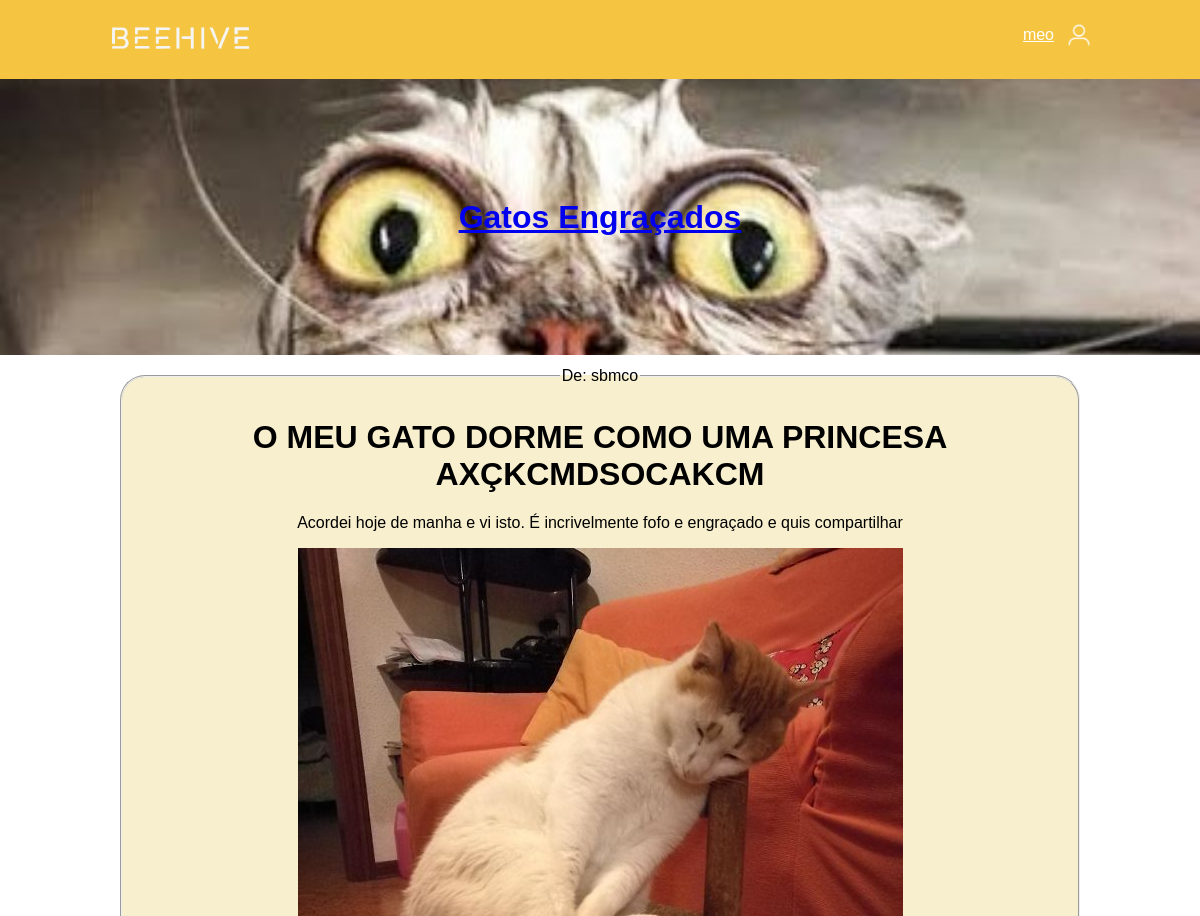
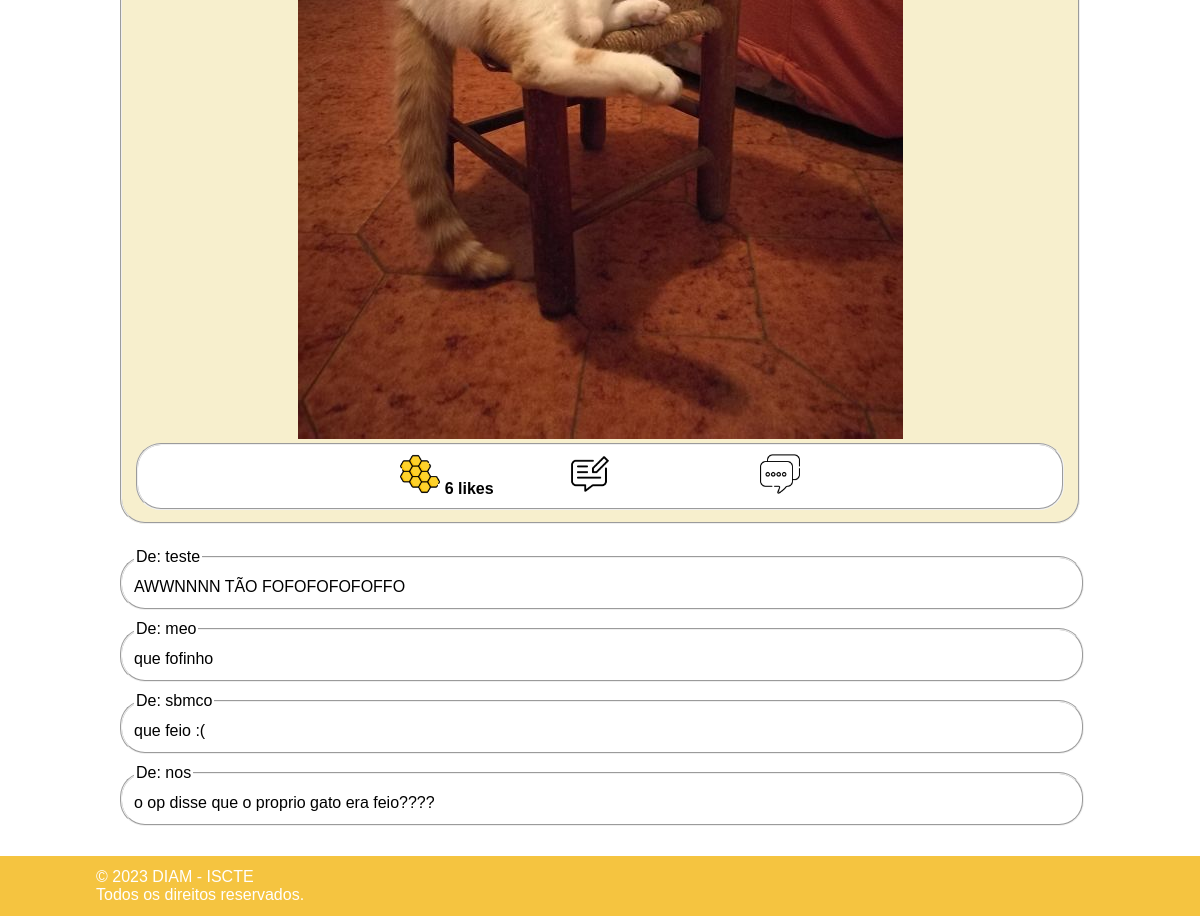
The page /beeHive/8/8 (signed in) on the database its author committed (2 pictures, top to bottom).
### topic/models.py (models this page shows)
class Topic(models.Model):
    title = models.CharField(max_length=50)
    description = models.TextField()
    banner = models.ImageField(upload_to='banner_topicos/', null=True, blank=True)
    created_at = models.DateTimeField(auto_now_add=True)
    admin = models.ForeignKey(User, on_delete=models.CASCADE)
    seguidores = models.IntegerField(default=0)

### post/models.py (models this page shows)
class Post(models.Model):
    topic = models.ForeignKey(Topic, on_delete=models.CASCADE, default=1)
    title = models.TextField(default="Sem título")
    content = models.TextField()
    image = models.ImageField(upload_to='images/', null=True, blank=True)
    autor = models.ForeignKey(User, on_delete=models.CASCADE)
    created_at = models.DateTimeField(auto_now_add=True)
    likes = models.IntegerField(default=0)

class Comment(models.Model):
    post = models.ForeignKey(Post, on_delete=models.CASCADE)
    content = models.TextField()
    autor = models.ForeignKey(User, on_delete=models.CASCADE)
    created_at = models.DateTimeField(auto_now_add=True)

### post/views.py (the view)
# urls.py: path("<int:topic_id>/<int:post_id>", views.post_page, name='post_page'),
def post_page(request, topic_id, post_id):
    post = get_object_or_404(Post, pk=post_id)
    topic = get_object_or_404(Topic, pk=topic_id)
    comments = Comment.objects.filter(post_id=post_id)
    context = {'topic': topic, 'post': post, 'comments': comments}
    if (request.user.is_authenticated):
        likes = Like.objects.filter(user=request.user, post=post)
        context = {'topic': topic, 'post': post, 'comments': comments, 'likes' : likes}
    return render(request, 'post/post_page.html', context)

### post/templates/post/Post_page.html (shortened to what this page needs)
{% extends "topic/hpage.html" %}
{% block content %}
    {% load static %}
    <link rel="stylesheet" type="text/css" href="{% static 'forum/style.css' %}"/>
    <fieldset id="id_post">
        <legend> De: {{ post.autor.username }}</legend>
        <h1>{{ post.title }}</h1>
        <p>{{ post.content }}</p>
        {% if post.image %}
            <img src="{{ post.image.url }}">
        {% endif %}
        <fieldset id="leg_post">
            {% if likes %}
                <a href="{% url 'post:dislike_post' topic.id post.id %}"><img src="{% static "forum/images/like_preenchido.png" %}" onclick="insereFoto(this)" id="interacao_dislike" style="cursor: pointer;"></a>
            {% else %}
                <a href="{% url 'post:like_post' topic.id post.id%}"><img src="{% static "forum/images/like.png" %}" onclick="removeFoto(this)" id="interacao_like" style="cursor: pointer" "></a>
            {% endif %}
            <h6 id="num_likes">{{ post.likes }} likes</h6>
            <img src="{% static "forum/images/escrever_comentario.png" %}" id="interacao_escrita">
            <a href="#comments"> <img src="{% static "forum/images/ver_comentarios.png" %}" id="interacao_ver"></a>
        </fieldset>
    </fieldset>
    <div id="comments">
        {% for comment in comments %}
            <fieldset id="comment">
                <legend> De: {{ comment.autor.username }}</legend>
                {{ comment.content }}
            </fieldset>
        {% endfor %}
    </div>
{% endblock %}

### topic/templates/topic/hpage.html (shortened to what this page needs)
<!DOCTYPE html>
<html lang="en">
<head>
    {% load static %}
    <link rel="stylesheet" type="text/css" href="{% static 'forum/style.css' %}"/>
</head>
<header id="topic_header">
    <a href="{% url 'forum:index' %}">
        <img src="{% static "forum/images/logo_branco.png" %}"  id="logo">
    </a>
    <div class="user_container">
        <span id="user_text">
             {% if user.is_authenticated %}
                 <a href="{% url 'forum:perfil' %}" id="login">{{ user.username }}</a>
             {% else %}
                 <a href="{% url 'forum:dologin' %}" id="login">Login/Registo</a>
             {% endif %}
        </span>
        <img src="{% static "forum/images/user.png" %}"  style="cursor:pointer;" id="user" >
    </div>
    {% block header %}
        {% if topic.banner %}
            <div id="topic_banner" style="background-image: url('{{ topic.banner.url }}');">
                <a href="{% url 'topic:hpage' topic.id %}" >
                    <h1 id="topic_title">
                        {{ topic.title }}
                    </h1>
                </a>
            </div>
        {% endif %}
    {% endblock %}
</header>
<body>
{% block content %}{% endblock %}
<br>
<br>
<br>
<br>
<br>
</body>
<footer>
    &copy; 2023 DIAM - ISCTE
    <br>Todos os direitos reservados.
</footer>
</html>

### forum/static/forum/style.css (style rules this page uses)
header { background-color: rgb(245,196,64); font-family: arial; }
body { margin: 0px; font-family: arial; }
#logo { padding-left: 8%; height: 75px; display: inline; }
#user { padding: 12px; float:right; height: 35px; margin-right: 8%; }
footer { background-color: rgb(245,196,64); color: white; position: fixed; bottom: 0; width: 100%; padding-left: 8%; padding-bottom: 1%; padding-top: 1%; }
#id_post { font-size: 100%; margin-left: 10%; margin-right: 10%; margin-top: 1%; margin-bottom: 2%; padding: 1%; border-radius: 25px; text-align: center; background-color: rgb(247, 239, 205); }
#topic_banner { margin: 0px; height: 60%; background-size: cover; color: rgb(135, 87, 71); padding: 30px 40px; text-align: center; }
#leg_post { padding: 1%; border-radius: 25px; background-color: white; }
#interacao_escrita, #interacao_ver { display: inline; height:40px; margin-left: 8%; margin-right: 8%; }
#interacao_like, #interacao_dislike { display: inline; height:40px; margin-left: 8%; margin-right: 0%; }
#num_likes { display: inline; margin-left: 0; font-family: Arial; font-size: 100%; }
#comment { width: 78%; font-size: 100%; padding: 1%; border-radius: 25px; margin-left:10%; margin-top: 10px; }
.user_container { display: flex; margin-right: 8%; margin-top: 0.8%; float: right; }
#user { padding: 10px; float:right; height: 30px; }
#login { font-family: sans-serif; color: white; line-height: 50px; }
#topic_title { margin: 8%; }

### rows shown on the page
Topic: banner (picture), title "Gatos Engraçados"
Post: autor.username "sbmco", title "O MEU GATO DORME COMO UMA PRINCESA AXÇKCMDSOCAKCM", content "Acordei hoje de manha e vi isto. É incrivelmente fofo e engraçado e quis compartilhar", image (picture), likes "6"
Comment: autor.username "teste", content "AWWNNNN TÃO FOFOFOFOFOFFO"
Comment: autor.username "meo", content "que fofinho"
Comment: autor.username "sbmco", content "que feio :("
Comment: autor.username "nos", content "o op disse que o proprio gato era feio????"

### other values the page prints
{{ user.username }} "meo"
